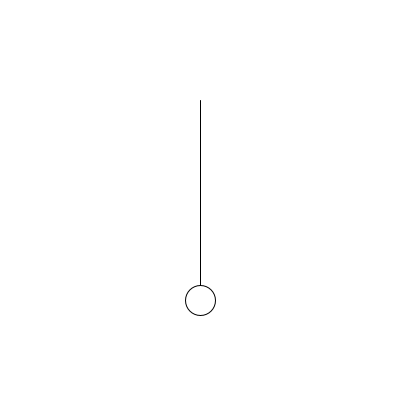
Frame 1 (no input)
Frame 60 (the mouse pressed at the canvas centre just before this capture): identical to frame 1, image omitted
Frame 120 (the mouse held since frame 60 and released just before this capture): identical to frame 1, image omitted

The Processing sketch that drew this single still picture (run headless with seeded random() and noise(); from frame 60 on, the mouse is pressed at the canvas centre):

// Processing sketch: week05_04_pendulum
// ── week05_04_pendulum.pde
//week05_04_pendulum
void setup(){
  size(400,400);
}
float x=200,y=300;
void draw(){
  background(255);
  line (200,100,x,y);
  ellipse(x,y,30,30);
}
void mouseDragged(){
  x=mouseX;
  y=mouseY;
}
